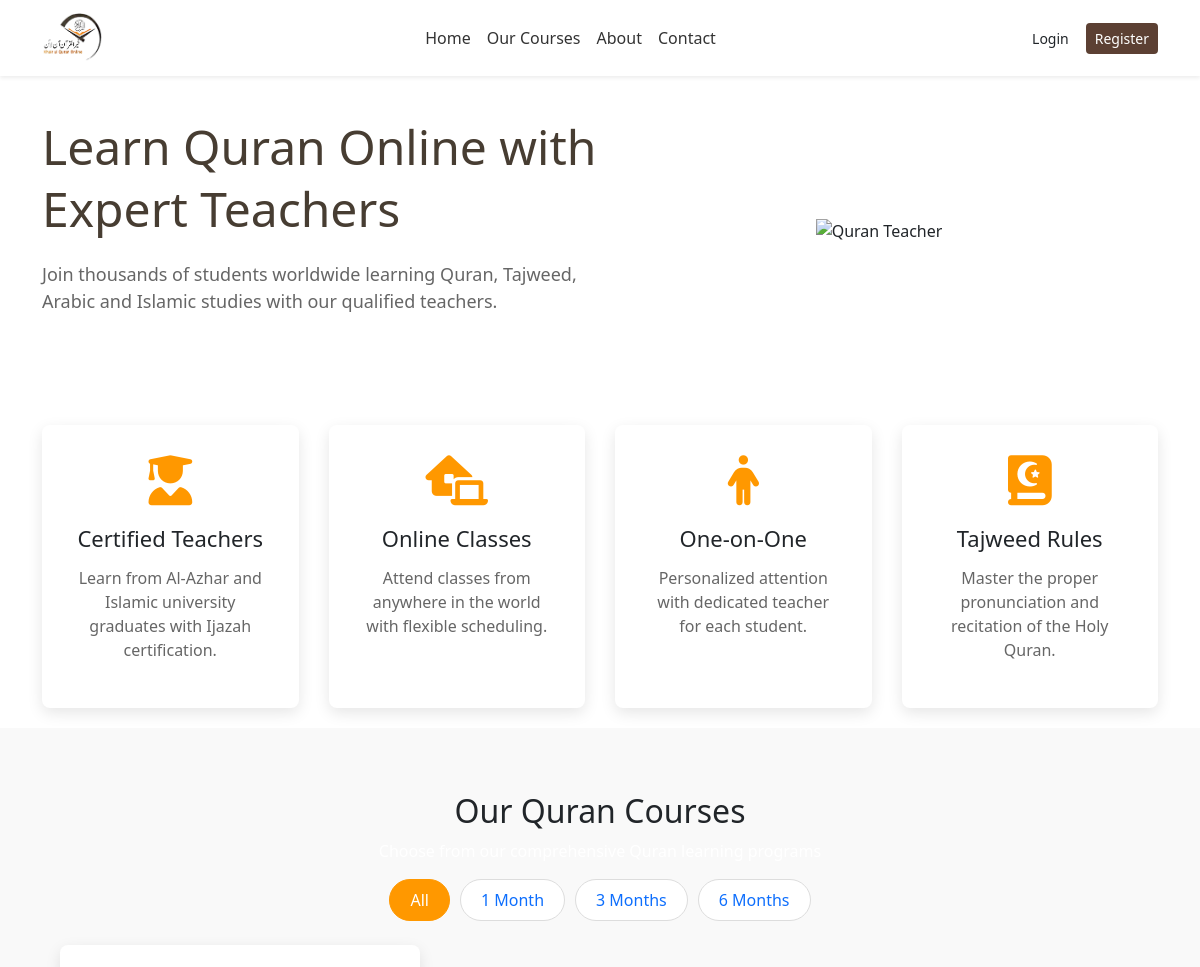
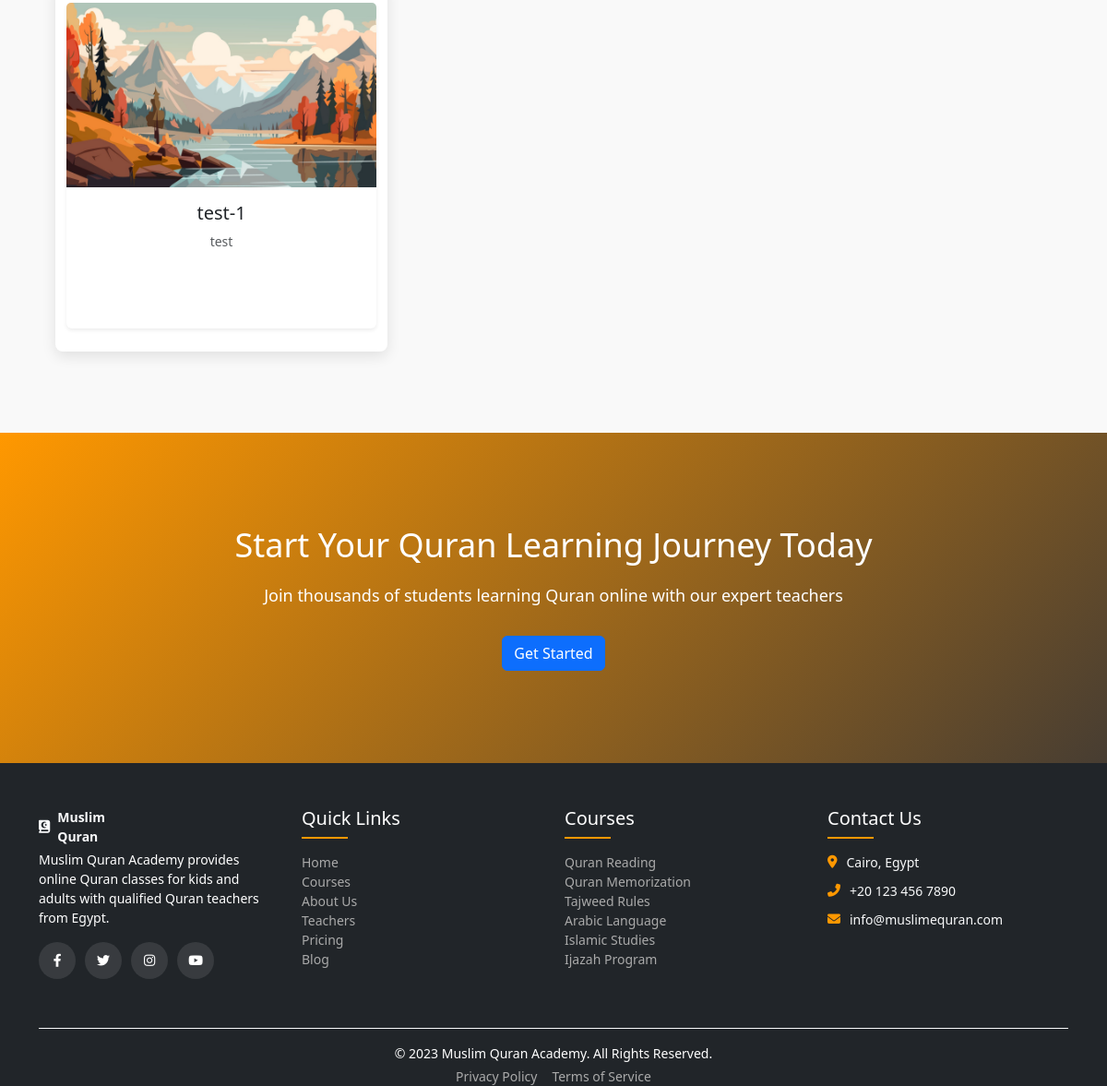
/courses.php, run on the app's committed database (2 pictures, top to bottom).
### tables this page shows
CREATE TABLE `courses` (
  `course_id` int(11) NOT NULL,
  `title` varchar(100) NOT NULL,
  `description` text DEFAULT NULL,
  `image_url` varchar(255) DEFAULT NULL,
  `teacher_id` int(11) DEFAULT NULL,
  `duration` varchar(50) DEFAULT NULL,
  `price` decimal(10,2) DEFAULT NULL,
  `is_featured` tinyint(1) DEFAULT 0,
  `created_at` timestamp NOT NULL DEFAULT current_timestamp(),
  `updated_at` timestamp NOT NULL DEFAULT current_timestamp() ON UPDATE current_timestamp()
);

### courses.php (the view, shortened to what this page needs)
<?php include './includes/header.php'; ?>
<?php
require_once './includes/auth.php';
?>
    <section class="hero">
        <div class="container">
            <div class="hero-content">
                <h1>Learn Quran Online with Expert Teachers</h1>
                <p>Join thousands of students worldwide learning Quran, Tajweed, Arabic and Islamic studies with our qualified teachers.</p>
            </div>
            <div class="hero-image">
                <img src="./assets/images/course-banner.jpg" alt="Quran Teacher">
            </div>
        </div>
    </section>
    <section class="features">
        <div class="container">
            <div class="feature-card">
                <i class="fas fa-user-graduate"></i>
                <h3>Certified Teachers</h3>
                <p>Learn from Al-Azhar and Islamic university graduates with Ijazah certification.</p>
            </div>
            <div class="feature-card">
                <i class="fas fa-laptop-house"></i>
                <h3>Online Classes</h3>
                <p>Attend classes from anywhere in the world with flexible scheduling.</p>
            </div>
            <div class="feature-card">
                <i class="fas fa-male"></i>
                <h3>One-on-One</h3>
                <p>Personalized attention with dedicated teacher for each student.</p>
            </div>
            <div class="feature-card">
                <i class="fas fa-quran"></i>
                <h3>Tajweed Rules</h3>
                <p>Master the proper pronunciation and recitation of the Holy Quran.</p>
            </div>
        </div>
    </section>
<section class="courses" id="courses">
  <div class="container">
    <div class="section-header text-center">
      <h2>Our Quran Courses</h2>
      <p>Choose from our comprehensive Quran learning programs</p>
    </div>
    <div class="course-filters text-center mb-4">
      <button class="filter-btn btn btn-outline-primary active" data-filter="all">All</button>
      <button class="filter-btn btn btn-outline-primary" data-filter="1month">1 Month</button>
      <button class="filter-btn btn btn-outline-primary" data-filter="3months">3 Months</button>
      <button class="filter-btn btn btn-outline-primary" data-filter="6months">6 Months</button>
    </div>
    <div class="row" id="courseGrid">
      <?php
      $sql = "SELECT * FROM courses c LEFT JOIN teachers t ON c.teacher_id = t.teacher_id";
      $stmt = $db->query($sql);
      $courses = $stmt->fetchAll(PDO::FETCH_ASSOC);
      if (count($courses) > 0):
        foreach ($courses as $course):
          $title = htmlspecialchars($course['title']);
          $image = htmlspecialchars($course['image_url']);
          $desc  = htmlspecialchars($course['description']);
          $teacher = htmlspecialchars($course['teacher_id']);
          $duration = strtolower(str_replace(' ', '', $course['duration']));
      ?>
        <div class="col-md-4 mb-4 course-card" data-duration="<?= $duration ?>">
          <div class="card h-100 shadow-sm border-0">
            <img src="<?= $image ?>" class="card-img-top" alt="<?= $title ?>" style="height: 200px; object-fit: cover;">
            <div class="card-body">
              <h5 class="card-title"><?= $title ?></h5>
              <p class="card-text small text-muted"><?= $desc ?></p>
              <p class="card-text mb-1"><strong>Teacher:</strong> <?= $teacher ?></p>
              <p class="card-text"><strong>Duration:</strong> <?= $course['duration'] ?></p>
            </div>
          </div>
        </div>
      <?php endforeach;
      else:
        echo "<p class='text-center'>No courses available.</p>";
      endif;
      ?>
  </div>
</section>
    <section class="cta">
        <div class="container">
            <div class="cta-content">
                <h2>Start Your Quran Learning Journey Today</h2>
                <p>Join thousands of students learning Quran online with our expert teachers</p>
                <a href="#" class="btn btn-primary">Get Started</a>
            </div>
        </div>
    </section>
<?php include './includes/footer.php'; ?>

### assets/style.css (style rules this page uses)
:root { --primary-color: #473d32; --secondary-color: #473d32; --accent-color: #ff9800; --text-color: #333; --light-text: #666; --light-bg: #f9f9f9; --white: #fff; --border-radius: 8px; --box-shadow: 0 5px 15px rgba(0, 0, 0, 0.1); --transition: all 0.3s ease; }
.courses { padding: 4rem 5%; }
.course-card { background: white; padding: 25px; border-radius: 10px; text-align: center; box-shadow: 0 4px 8px rgba(0, 0, 0, 0.1); transition: transform 0.3s; cursor: pointer; }
* { box-sizing: border-box; margin: 0; padding: 0; }
button { background-color: #fff; border: none; color: #aaa; cursor: pointer; font-size: 16px; padding: 15px; }
.s1 h1, p { color: #fff; }
.for1 h1, p { color: #fff; }
.f1 h1, p { color: white; }
.t1 h1, p { color: white; }
.features { padding:20px; text-align: center; }
.cta { background: black; color: white; padding: 3rem 2rem; text-align: center; }
.cta h2 { margin-bottom: 1rem; }
.mb-4 { margin-bottom: 20px; }
.btn-primary { background-color: #007bff; border: none; }

### courses.php (style rules this page uses)
:root { --primary-color:#ff9800; --secondary-color: #473d32; --accent-color: #ff9800; --text-color: #333; --light-text: #666; --light-bg: #f9f9f9; --white: #fff; --border-radius: 8px; --box-shadow: 0 5px 15px rgba(0, 0, 0, 0.1); --transition: all 0.3s ease; }
.hero { padding: 40px 0 60px; position: relative; overflow: hidden; }
.hero .container { display: flex; align-items: center; justify-content: space-between; }
.hero-content { flex: 1; max-width: 600px; }
.hero-content h1 { font-size: 48px; margin-bottom: 20px; color: var(--secondary-color); line-height: 1.3; }
.hero-content p { font-size: 18px; color: var(--light-text); margin-bottom: 30px; }
.hero-image { flex: 1; text-align: center; }
.hero-image img { max-width: 90%; height: auto; animation: float 3s ease-in-out infinite; }
.features { background: var(--white); }
.features .container { display: grid; grid-template-columns: repeat(auto-fit, minmax(250px, 1fr)); gap: 30px; }
.feature-card { background: var(--white); padding: 30px; border-radius: var(--border-radius); text-align: center; box-shadow: var(--box-shadow); transition: var(--transition); }
.feature-card i { font-size: 50px; color: var(--primary-color); margin-bottom: 20px; }
.feature-card h3 { font-size: 22px; margin-bottom: 15px; }
.feature-card p { color: var(--light-text); }
.courses { background: var(--light-bg); }
.course-filters { display: flex; justify-content: center; flex-wrap: wrap; gap: 10px; margin-bottom: 30px; }
.filter-btn { padding: 8px 20px; background: var(--white); border: 1px solid #ddd; border-radius: 30px; cursor: pointer; transition: var(--transition); }
.filter-btn:hover, .filter-btn.active { background: var(--primary-color); color: var(--white); border-color: var(--primary-color); }
.course-card { background: var(--white); border-radius: var(--border-radius); overflow: hidden; box-shadow: var(--box-shadow); transition: var(--transition); }
.cta { background: linear-gradient(135deg, var(--primary-color) 0%, var(--secondary-color) 100%); color: var(--white); text-align: center; padding: 100px 0; }
.cta h2 { font-size: 36px; margin-bottom: 20px; }
.cta p { font-size: 18px; max-width: 700px; margin: 0 auto 30px; }

### data on the page
courses: image_url (picture), title "test-1", description "test"
